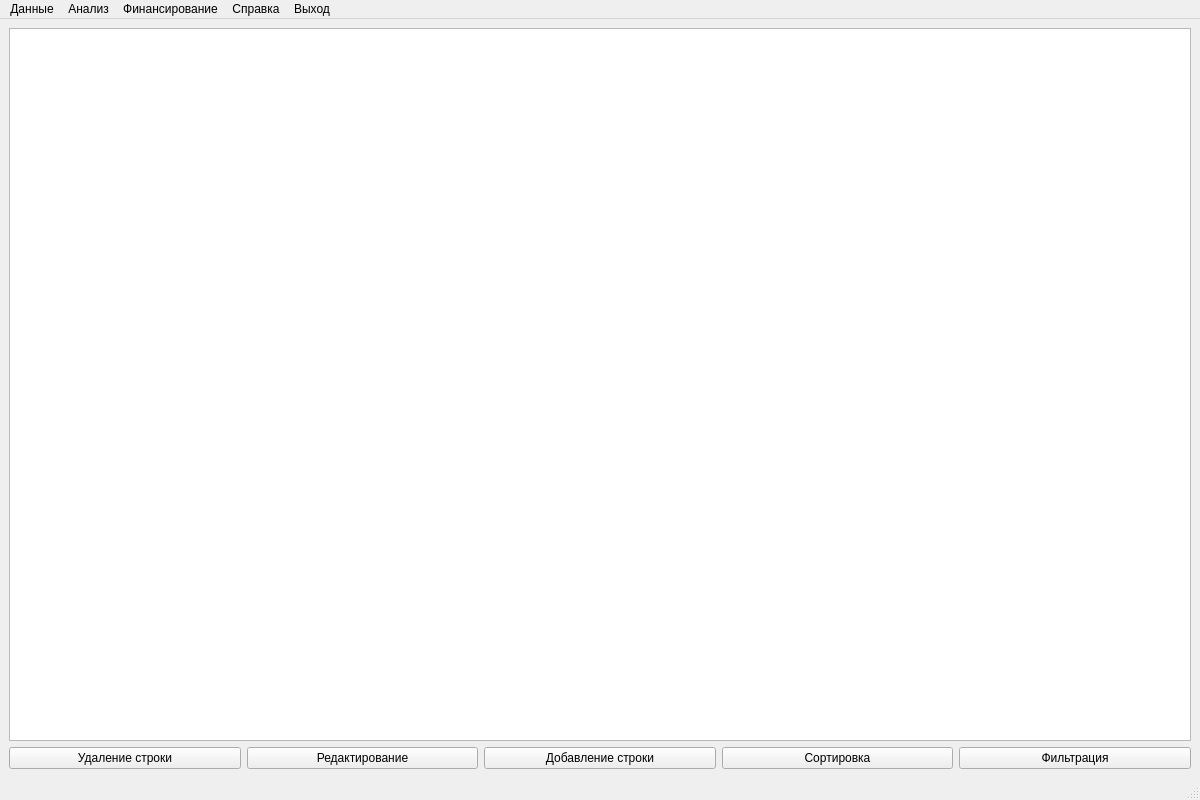
<?xml version="1.0" encoding="UTF-8"?>
<ui version="4.0">
 <class>HelpWindow</class>
 <widget class="QMainWindow" name="HelpWindow">
  <property name="geometry">
   <rect>
    <x>0</x>
    <y>0</y>
    <width>1200</width>
    <height>800</height>
   </rect>
  </property>
  <property name="mouseTracking">
   <bool>false</bool>
  </property>
  <property name="windowTitle">
   <string>Сопровождение конкурсов на соискание грантов — проекты</string>
  </property>
  <widget class="QWidget" name="centralwidget">
   <layout class="QGridLayout" name="gridLayout">
    <item row="1" column="0">
     <widget class="QPushButton" name="push_button_select_check">
      <property name="text">
       <string>Удаление строки</string>
      </property>
     </widget>
    </item>
    <item row="1" column="1">
     <widget class="QPushButton" name="pushButton_change">
      <property name="text">
       <string>Редактирование</string>
      </property>
     </widget>
    </item>
    <item row="1" column="2">
     <widget class="QPushButton" name="pushButton_add_row">
      <property name="text">
       <string>Добавление строки</string>
      </property>
     </widget>
    </item>
    <item row="1" column="3">
     <widget class="QPushButton" name="push_button_sort">
      <property name="text">
       <string>Сортировка</string>
      </property>
     </widget>
    </item>
    <item row="1" column="4">
     <widget class="QPushButton" name="push_button_filter">
      <property name="text">
       <string>Фильтрация</string>
      </property>
     </widget>
    </item>
    <item row="0" column="0" colspan="5">
     <widget class="QTableView" name="tableView">
      <property name="sizePolicy">
       <sizepolicy hsizetype="Preferred" vsizetype="Preferred">
        <horstretch>0</horstretch>
        <verstretch>0</verstretch>
       </sizepolicy>
      </property>
      <property name="selectionMode">
       <enum>QAbstractItemView::SingleSelection</enum>
      </property>
      <property name="selectionBehavior">
       <enum>QAbstractItemView::SelectRows</enum>
      </property>
      <attribute name="horizontalHeaderStretchLastSection">
       <bool>true</bool>
      </attribute>
     </widget>
    </item>
   </layout>
  </widget>
  <widget class="QMenuBar" name="menubar">
   <property name="geometry">
    <rect>
     <x>0</x>
     <y>0</y>
     <width>1200</width>
     <height>21</height>
    </rect>
   </property>
   <widget class="QMenu" name="panel_data">
    <property name="title">
     <string>Данные</string>
    </property>
    <addaction name="panel_data_proj"/>
    <addaction name="panel_data_konk"/>
    <addaction name="panel_data_vuz"/>
   </widget>
   <widget class="QMenu" name="panel_analysis">
    <property name="title">
     <string>Анализ</string>
    </property>
    <addaction name="panel_analysis_vuz"/>
    <addaction name="panel_analysis_konk"/>
    <addaction name="panel_analysis_subj"/>
   </widget>
   <widget class="QMenu" name="panel_finance">
    <property name="title">
     <string>Финансирование</string>
    </property>
   </widget>
   <widget class="QMenu" name="panel_help">
    <property name="mouseTracking">
     <bool>true</bool>
    </property>
    <property name="title">
     <string>Справка</string>
    </property>
    <addaction name="panel_help_view"/>
    <addaction name="separator"/>
    <addaction name="panel_help_prog"/>
   </widget>
   <widget class="QMenu" name="panel_exit">
    <property name="title">
     <string>Выход</string>
    </property>
    <addaction name="panel_exit_action"/>
   </widget>
   <addaction name="panel_data"/>
   <addaction name="panel_analysis"/>
   <addaction name="panel_finance"/>
   <addaction name="panel_help"/>
   <addaction name="panel_exit"/>
  </widget>
  <widget class="QStatusBar" name="statusbar"/>
  <action name="panel_data_proj">
   <property name="text">
    <string>Проекты</string>
   </property>
  </action>
  <action name="panel_data_konk">
   <property name="checkable">
    <bool>false</bool>
   </property>
   <property name="text">
    <string>Конкурсы</string>
   </property>
  </action>
  <action name="panel_data_vuz">
   <property name="text">
    <string>Вузы</string>
   </property>
  </action>
  <action name="panel_help_view">
   <property name="text">
    <string>Просмотреть справку</string>
   </property>
  </action>
  <action name="panel_help_prog">
   <property name="text">
    <string>О программе</string>
   </property>
  </action>
  <action name="panel_exit_action">
   <property name="text">
    <string>Выход</string>
   </property>
  </action>
  <action name="panel_analysis_vuz">
   <property name="text">
    <string>по вузам</string>
   </property>
  </action>
  <action name="panel_analysis_konk">
   <property name="text">
    <string>по конкурсам</string>
   </property>
  </action>
  <action name="panel_analysis_subj">
   <property name="text">
    <string>по субъектам РФ</string>
   </property>
  </action>
 </widget>
 <resources/>
 <connections/>
</ui>
